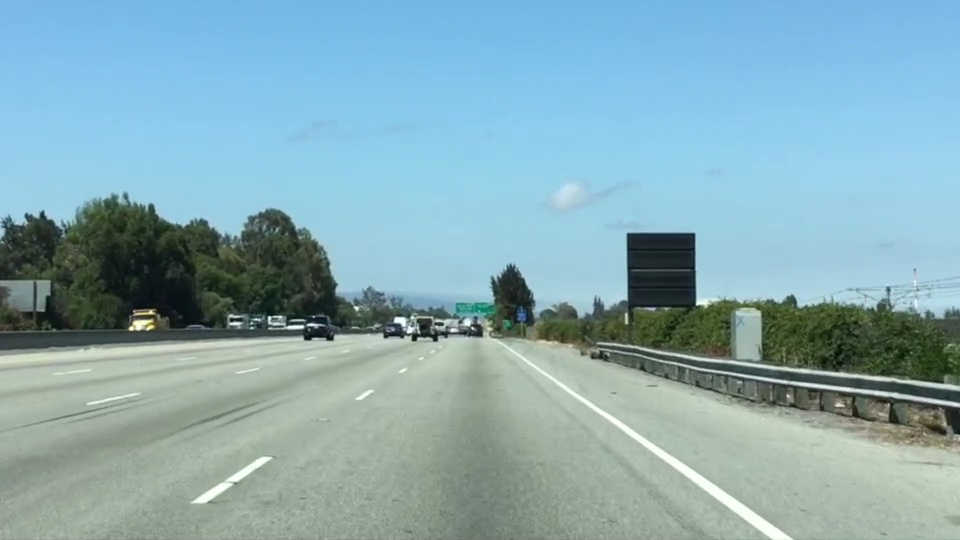
#> input picture 3.Computer Vision Basics/image_lane_c.jpg, 960 x 540 px
$ jupyter execute 'HOG Feature extraction.ipynb'   (older library calls are emulated)
#> lines starting #> are read from the running program, lines starting #| are printed output that depends on the picture; after the words box and inside, x2 and y2 are one past the last pixel; in counts of white or black regions, pixels touching at a corner belong together
[cell 1]
import matplotlib.image as mpimg
import matplotlib.pyplot as plt
import numpy as np
import cv2
from skimage.feature import hog

image=cv2.imread("image_lane_c.jpg")
#> image is the input picture: shape (540, 960, 3); mean B, G, R 179.2, 171.1, 135.5

cv2.imshow("Original Image",image)
cv2.waitKey()
cv2.destroyAllWindows()

plt.imshow(image)

[cell 2]
image.shape
#> Out = (540, 960, 3)

[cell 3]
image_gray=cv2.cvtColor(image,cv2.COLOR_BGR2GRAY)
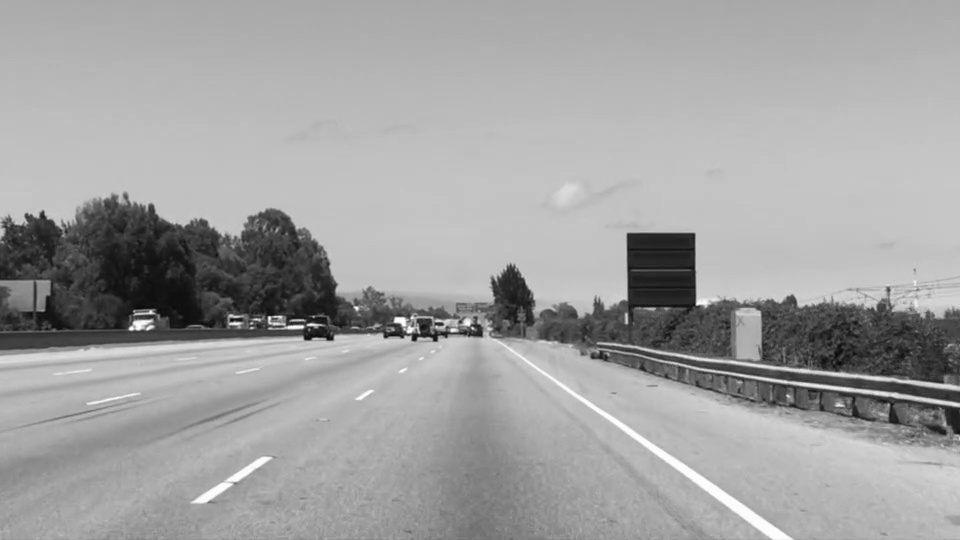
#> image_gray: shape (540, 960); min 6, max 254, mean 161.4
plt.imshow(image_gray,cmap='gray')

[cell 4]
x_sobel=cv2.Sobel(image_gray,cv2.CV_64F,0,1,ksize=7)
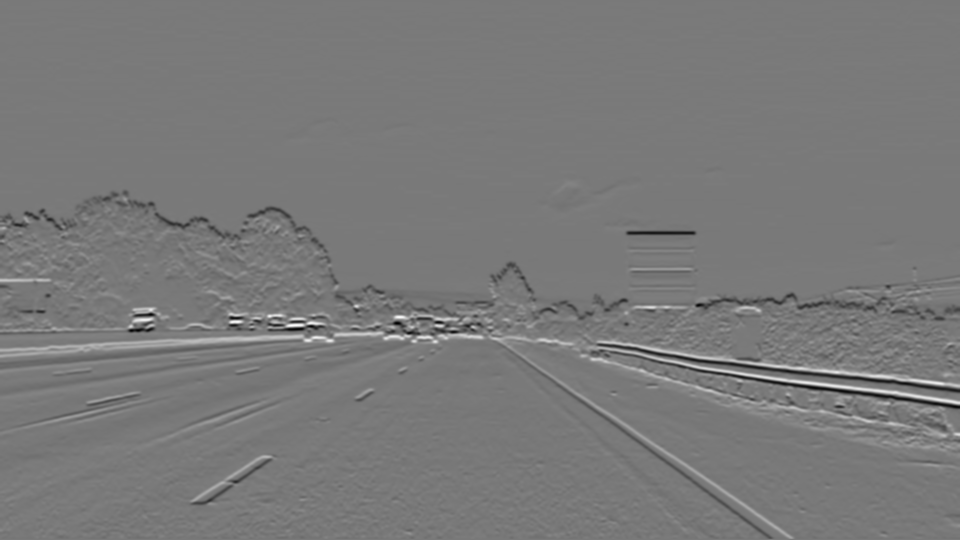
#> x_sobel: shape (540, 960) float64; min -111955, max 122470, mean -50.2; drawn with min black and max white
cv2.imshow("X-Sobel",x_sobel)
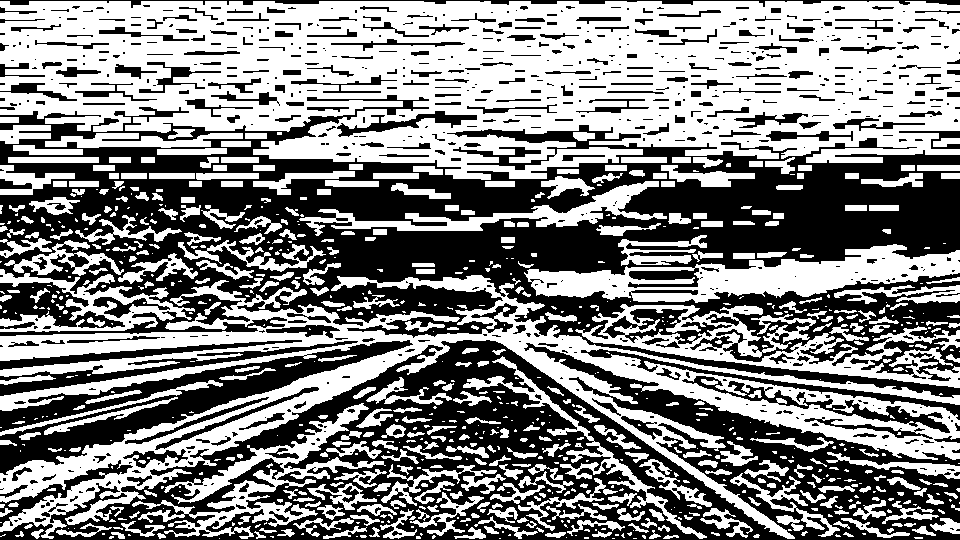
#> window 'X-Sobel': shape (540, 960); 52% white; 725 black regions (415 under 20 px), largest, box (x1, y1, x2, y2) and area: (0, 95, 960, 398) 116803, (0, 340, 960, 540) 71501, (0, 340, 413, 475) 12974
cv2.waitKey()
cv2.destroyAllWindows()

[cell 5]
y_sobel=cv2.Sobel(image_gray,cv2.CV_64F,1,0,ksize=7)
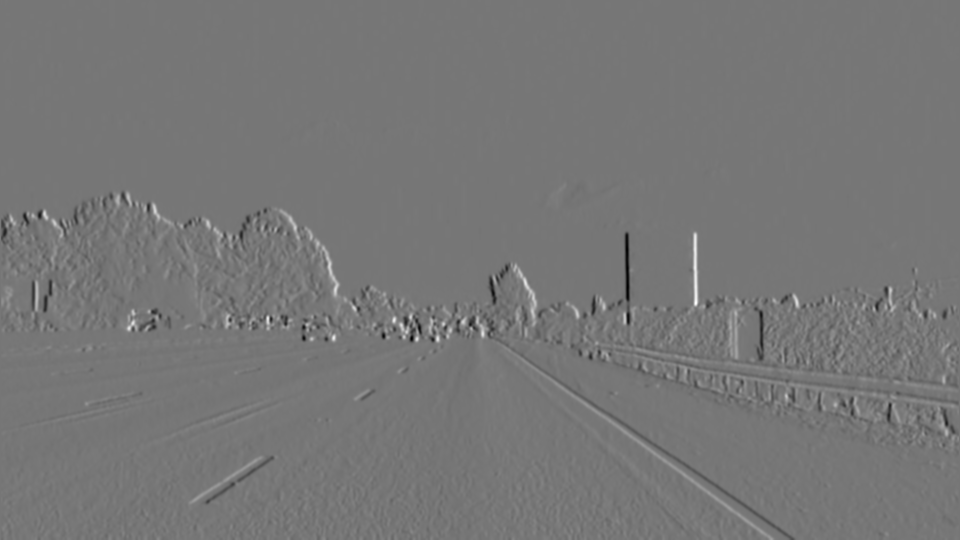
#> y_sobel: shape (540, 960) float64; min -99523, max 113784, mean 20.4; drawn with min black and max white
cv2.imshow("Y-Sobel",y_sobel)
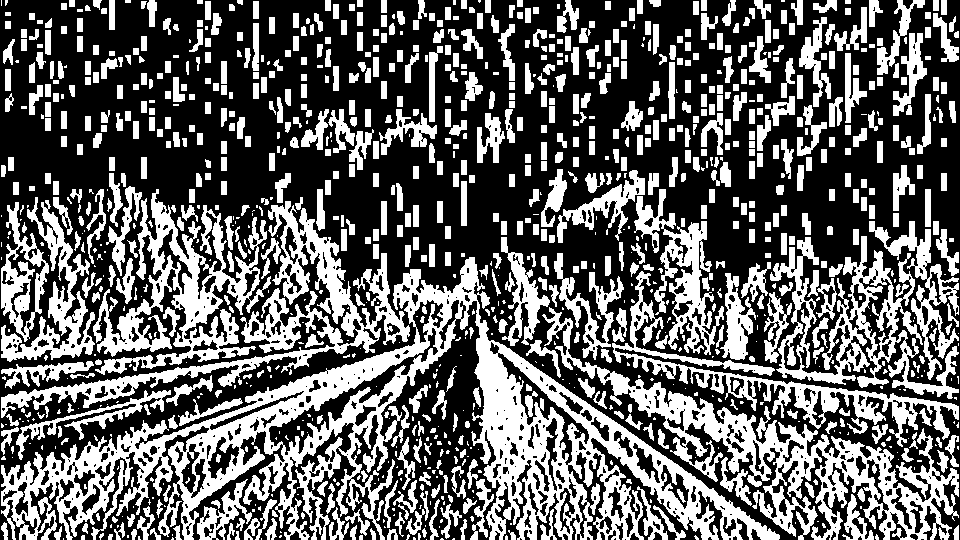
#> window 'Y-Sobel': shape (540, 960); 39% white; 1131 white regions (389 under 20 px), largest, box (x1, y1, x2, y2) and area: (1, 257, 780, 540) 47423, (542, 307, 959, 540) 16145, (1, 201, 410, 418) 11723
cv2.waitKey()
cv2.destroyAllWindows()

[cell 6]
#Perform Histogram of Oriented Gradients(HOG)
features,hog_image=hog(image_gray,
                      orientations=9,
                      pixels_per_cell=(16,16),
                      cells_per_block=(1,1),
                      transform_sqrt=False,
                      visualize=True,
                      feature_vector=False)
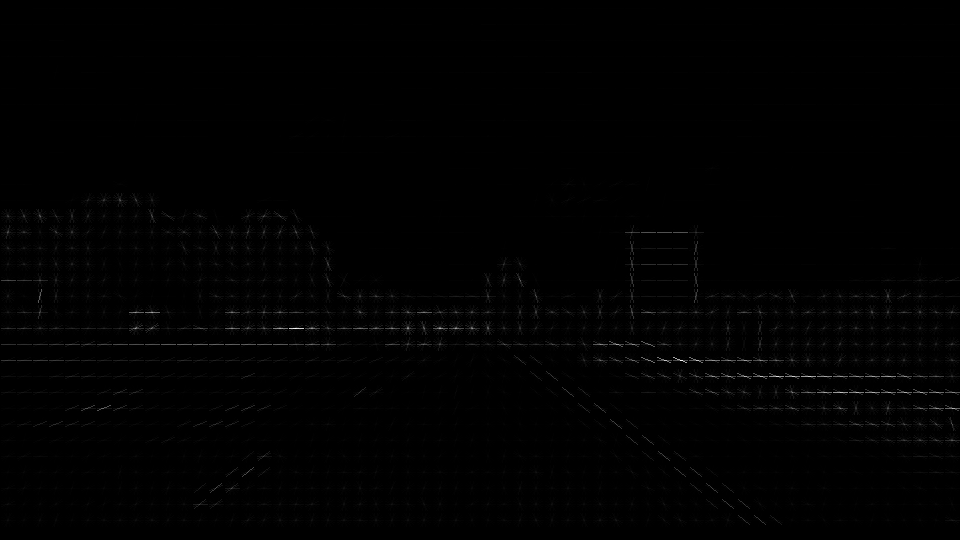
#> hog_image: shape (540, 960) float64; min 0, max 63.55, mean 0.4; drawn with min black and max white
features.shape
#> Out = (33, 60, 1, 1, 9)

[cell 7]
from skimage import exposure
hog_image_rescaled=exposure.rescale_intensity(hog_image,in_range=(0,2))
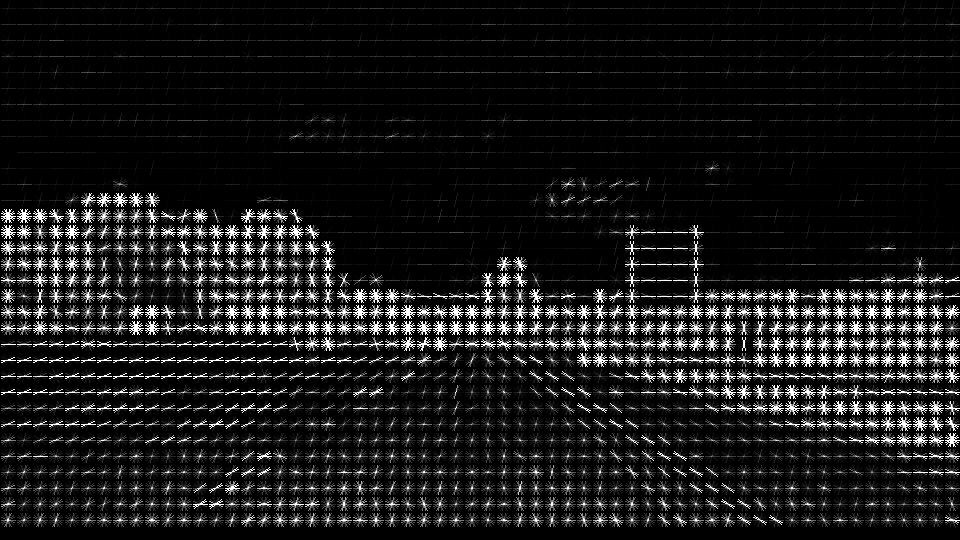
#> hog_image_rescaled: shape (540, 960) float64; min 0, max 1, mean 0.0985

plt.figure()
plt.imshow(hog_image_rescaled,cmap='gray')
plt.title('HOG Features')

$ run again, with 3.Computer Vision Basics/Find_Truck_color.jpg copied over 3.Computer Vision Basics/image_lane_c.jpg
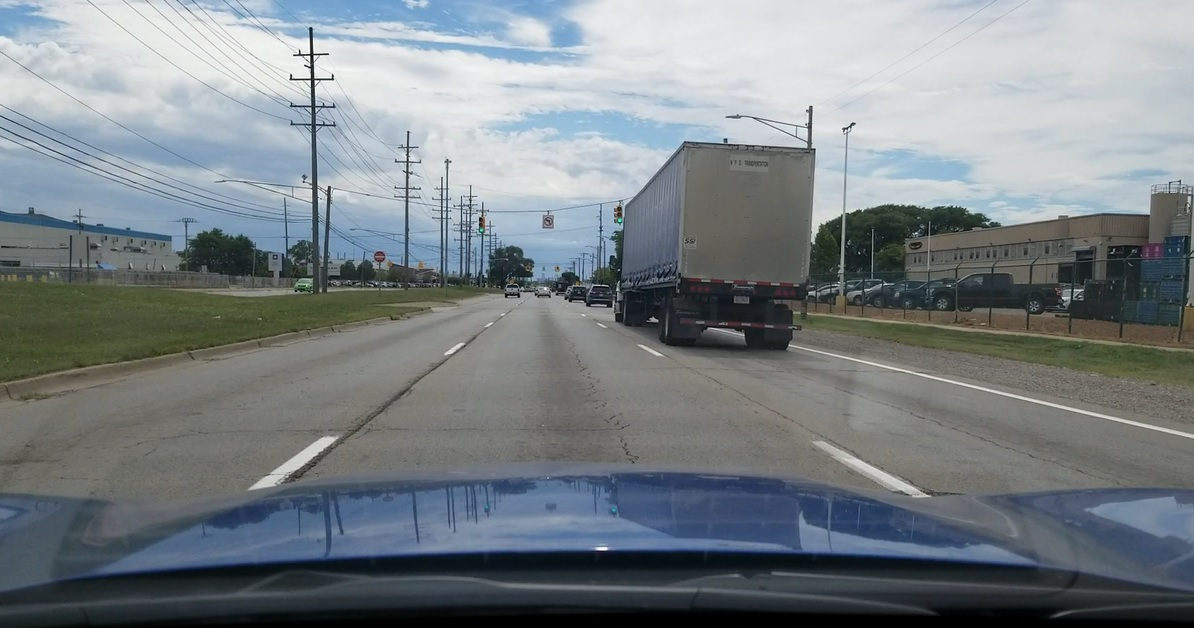
#> input picture 3.Computer Vision Basics/Find_Truck_color.jpg, 1194 x 628 px
#> image is the input picture: shape (628, 1194, 3); mean B, G, R 133.3, 129, 121.6
#> `cv2.imshow("X-Sobel",x_sobel)`:
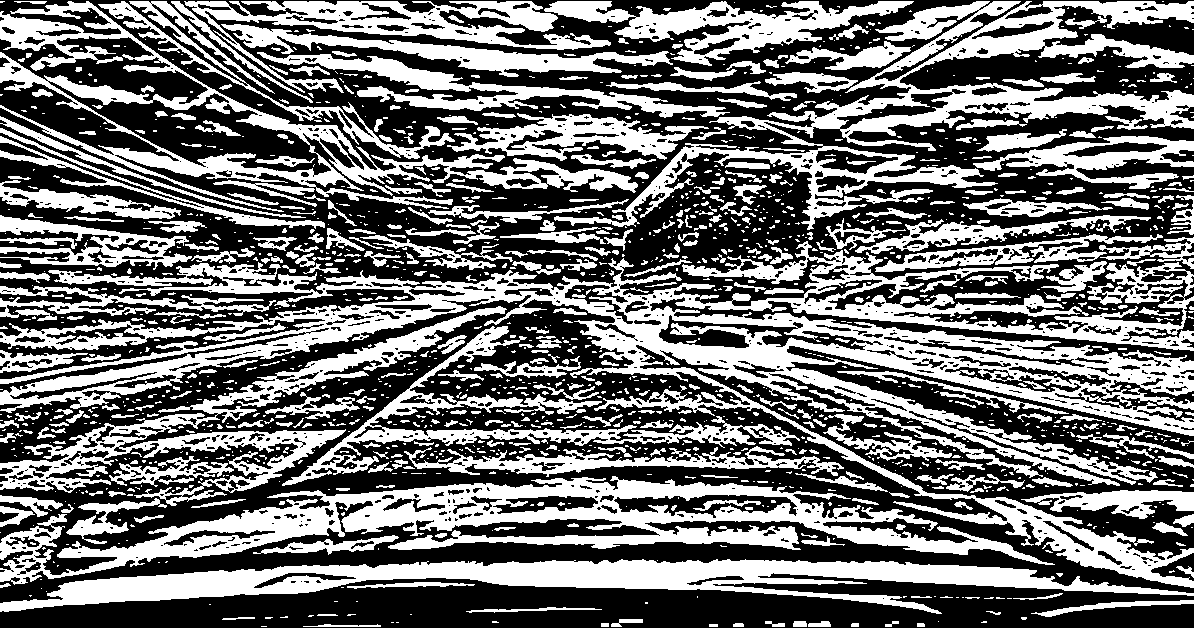
#> window 'X-Sobel': shape (628, 1194); 44.2% white; 1586 white regions (1113 under 20 px), largest, box (x1, y1, x2, y2) and area: (0, 241, 1194, 588) 76942, (0, 476, 1055, 585) 30761, (554, 1, 1194, 230) 27519
#> `hog_image_rescaled=exposure.rescale_intensity(hog_image,in_range=(0,2))`:
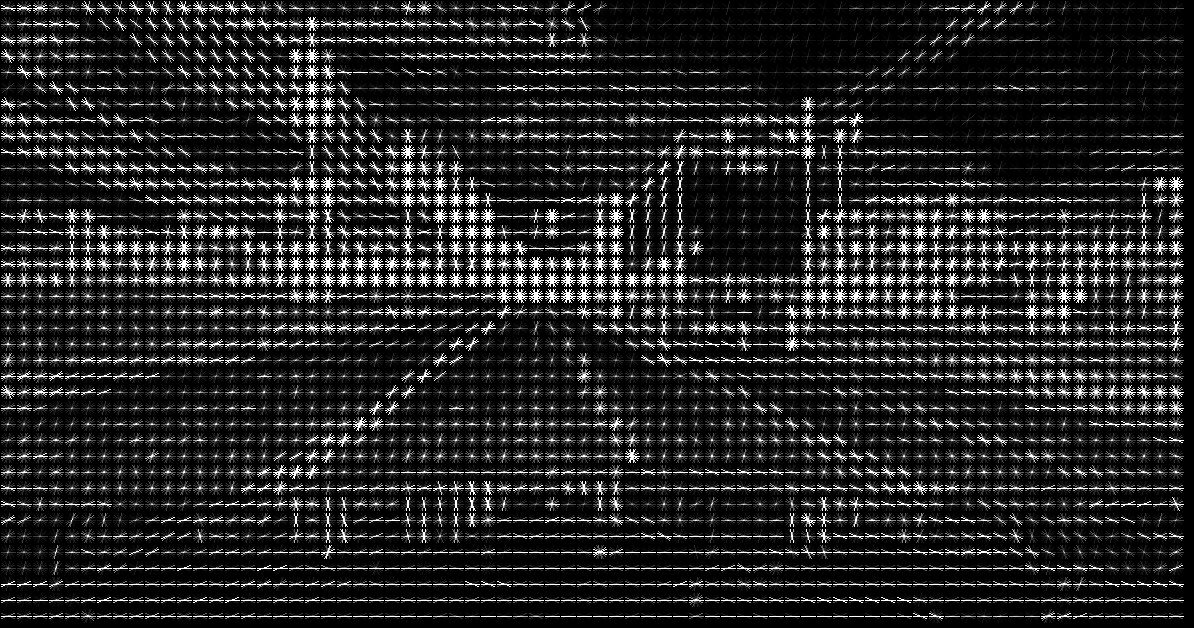
#> hog_image_rescaled: shape (628, 1194) float64; min 0, max 1, mean 0.148
